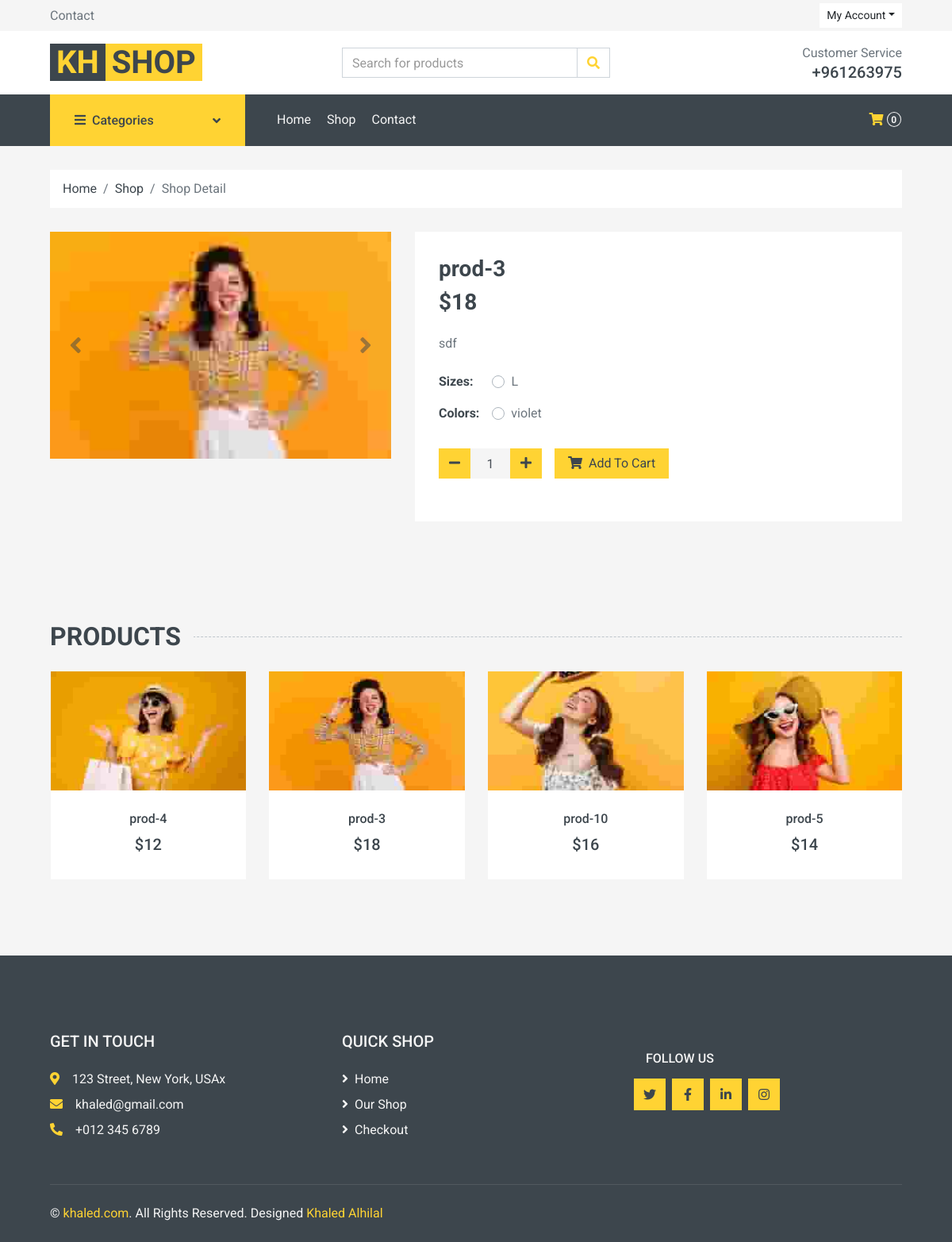
/khShop/detail.php?productId=127, run on the app's committed database.
### tables this page shows
CREATE TABLE `products` (
  `prod_id` int(10) UNSIGNED NOT NULL,
  `prod_name` varchar(255) NOT NULL,
  `cat_id` int(10) UNSIGNED NOT NULL,
  `prod_description` varchar(255) NOT NULL,
  `prod_price` int(11) NOT NULL,
  `size` varchar(255) NOT NULL,
  `color` varchar(255) NOT NULL
);

CREATE TABLE `images` (
  `image_id` int(10) UNSIGNED NOT NULL,
  `image_name` varchar(255) NOT NULL,
  `product_id` int(10) UNSIGNED NOT NULL
);

CREATE TABLE `footer` (
  `footer_id` int(10) UNSIGNED NOT NULL,
  `address` varchar(255) NOT NULL,
  `email` varchar(255) NOT NULL,
  `phone_number` varchar(255) NOT NULL
);

### class/DAL.class.php (called while the page is built, shortened)
<?php
class DAL
{
    public $serverName = "localhost";
    public $userName = "root";
    public $password = "";
    public $dbName = "ecommerce";
    public function getData($sql)
    {
        $conn = new mysqli($this->serverName, $this->userName, $this->password, $this->dbName);
        if ($conn->connect_error) {
            throw new Exception($conn->connect_error);
        } else {
            $result = $conn->query($sql);
            if (!$result) {
                throw new Exception($conn->error);
            } else {
                $result = $conn->query($sql);
                $results = $result->fetch_all(MYSQLI_ASSOC);
                return $results;
            }
        }
    }
}

### class/products.class.php (called while the page is built, shortened)
<?php
require('DAL.class.php');
class products extends DAL
{
    public function getAllFooter()
    {
        $sql = "SELECT *  FROM footer";
        return $this->getData($sql);
    }
    public function getAllProducts()
    {
        $sql = "SELECT prod_id, prod_name,cat_id,size,color, prod_description,  prod_price, categories.category_id, categories.category_name, images.image_id, images.image_name, images.product_id FROM `products` JOIN categories ON products.cat_id = categories.category_id left JOIN images on products.prod_id= images.product_id  GROUP BY  prod_id";
        return $this->getData($sql);
    }
    public function getAllProductsGroupByID($id)
    {
        $sql = "SELECT prod_id, prod_name,products.color,cat_id,size, prod_description,  prod_price, categories.category_id, categories.category_name, images.image_id, images.image_name, images.product_id FROM `products` JOIN categories ON products.cat_id = categories.category_id left JOIN images on products.prod_id= images.product_id WHERE products.prod_id = $id ";
        return $this->getData($sql);
    }
    public function getAllProductsGroupSize($id)
    {
        $sql = "SELECT prod_id, prod_name,products.color,cat_id,size, prod_description,  prod_price, categories.category_id, categories.category_name, images.image_id, images.image_name, images.product_id FROM `products` JOIN categories ON products.cat_id = categories.category_id left JOIN images on products.prod_id= images.product_id WHERE products.prod_id = $id Group by size";
        return $this->getData($sql);
    }
    public function getAllProductsGroupColor($id)
    {
        $sql = "SELECT prod_id, prod_name,products.color,cat_id,size, prod_description,  prod_price, categories.category_id, categories.category_name, images.image_id, images.image_name, images.product_id FROM `products` JOIN categories ON products.cat_id = categories.category_id left JOIN images on products.prod_id= images.product_id WHERE products.prod_id = $id Group by color";
        return $this->getData($sql);
    }
}

### khShop/detail.php (the view, shortened to what this page needs)
<?php require('common/header.php'); ?>
<?php
$allProducts = $products->getAllProductsGroupByID($_GET['productId']);
$allProductsBySize = $products->getAllProductsGroupSize($_GET['productId']);
$allProductsByColors = $products->getAllProductsGroupColor($_GET['productId']);
$mightLikeProduct = $products->getAllProducts();
?>
<body>
    <?php require('common/navbar.php'); ?>
    <div class="container-fluid">
        <div class="row px-xl-5">
            <div class="col-12">
                <nav class="breadcrumb bg-light mb-30">
                    <a class="breadcrumb-item text-dark" href="index.php">Home</a>
                    <a class="breadcrumb-item text-dark" href="shop.php">Shop</a>
                    <span class="breadcrumb-item active">Shop Detail</span>
                </nav>
            </div>
        </div>
    </div>
    <div class="container-fluid pb-5">
        <div class="row px-xl-5">
            <div class="col-lg-5 mb-30">
                <div id="product-carousel" class="carousel slide" data-ride="carousel">
                    <div class="carousel-inner bg-light">
                        <?php foreach ($allProducts as $k => $prod) { ?>
                            <div class="carousel-item <?php echo ($k == 0) ? 'active' : ''; ?>">
                                <img class="w-100 h-100" src="../assets/img/products/<?php echo $prod['image_name'] ?>" alt="Image">
                            </div>
                        <?php } ?>
                    </div>
                    <a class="carousel-control-prev" href="#product-carousel" data-slide="prev">
                        <i class="fa fa-2x fa-angle-left text-dark"></i>
                    </a>
                    <a class="carousel-control-next" href="#product-carousel" data-slide="next">
                        <i class="fa fa-2x fa-angle-right text-dark"></i>
                    </a>
                </div>
            </div>
            <div class="col-lg-7 h-auto mb-30">
                <div class="h-100 bg-light p-30">
                    <h3><?php echo $allProducts[0]['prod_name'] ?></h3>
                    <h3 class="font-weight-semi-bold mb-4">$<?php echo $allProducts[0]['prod_price']  ?></h3>
                    <p class="mb-4"><?php echo $allProducts[0]['prod_description'] ?></p>
                    <div class="d-flex mb-3">
                        <strong class="text-dark mr-3">Sizes:</strong>
                        <form>
                            <?php foreach ($allProductsBySize as $k => $prod) { ?>
                                <div class="custom-control custom-radio custom-control-inline">
                                    <label class="custom-control-label mr-4 ml-2" for="size-<?php echo $k ?>">
                                        <?php echo strtoupper($prod['size']); ?>
                                    </label>
                                </div>
                            <?php } ?>
                        </form>
                    </div>
                    <div class="d-flex mb-4">
                        <strong class="text-dark mr-3">Colors:</strong>
                        <form>
                            <?php foreach ($allProductsByColors as $k => $prod) { ?>
                                <div class="custom-control custom-radio custom-control-inline">
                                    <label class="custom-control-label" for="color-<?php echo $k ?>"><?php echo $prod['color'] ?></label>
                                </div>
                            <?php } ?>
                        </form>
                    </div>
                    <div class="d-flex align-items-center mb-4 pt-2">
                        <div class="input-group quantity mr-3" style="width: 130px;">
                            <div class="input-group-btn">
                                <button class="btn btn-primary btn-minus" onclick="decrement()">
                                    <i class="fa fa-minus"></i>
                                </button>
                            </div>
                            <input type="text" class="form-control bg-secondary border-0 text-center" id="qty" value="1">
                            <div class="input-group-btn">
                                <button class="btn btn-primary btn-plus" onclick="increment()">
                                    <i class="fa fa-plus"></i>
                                </button>
                            </div>
                        </div>
                        <button class="btn btn-primary px-3 add-to-cart" id="incrementButton" data-id="<?php echo $_GET['productId']; ?>" onclick="addToCart()">
                            <i class="fa fa-shopping-cart mr-1"></i> Add To Cart
                        </button>
                    </div>
                </div>
            </div>
        </div>
    </div>
    <div class="container-fluid py-5">
        <h2 class="section-title position-relative text-uppercase mx-xl-5 mb-4"><span class="bg-secondary pr-3">Products</span></h2>
        <div class="row px-xl-5">
            <div class="col">
                <div class="owl-carousel related-carousel">
                    <?php foreach ($mightLikeProduct as $k => $prod) { ?>
                        <div class="product-item bg-light">
                            <div class="product-img position-relative overflow-hidden">
                                <a href="detail.php?productId=<?php echo $prod['prod_id'] ?>">
                                    <img class="img-fluid w-100" style="width:100% !important; height:150px !important;" src="../assets/img/products/<?php echo $prod['image_name'] ?>" alt="">
                                </a>
                            </div>
                            <div class="text-center py-4">
                                <a class="h6 text-decoration-none text-truncate" href="detail.php"><?php echo $prod['prod_name'] ?></a>
                                <div class="d-flex align-items-center justify-content-center mt-2">
                                    <h5>$<?php echo $prod['prod_price'] ?></h5>
                                </div>
                            </div>
                        </div>
                    <?php } ?>
                </div>
            </div>
        </div>
    </div>
    <?php require('common/footer.php'); ?>
    <link rel="stylesheet" href="https://cdn.jsdelivr.net/npm/sweetalert2@10">
</body>
</html>

### khShop/common/footer.php (shortened to what this page needs)
<?php $footer = $products->getAllFooter();
  ?>
<div class="container-fluid bg-dark text-secondary mt-5 pt-5">
    <div class="row px-xl-5 pt-5">
        <div class="col-lg-4 col-md-12 mb-5 pr-3 pr-xl-5">
            <h5 class="text-secondary text-uppercase mb-4">Get In Touch</h5>
            <p class="mb-2"><i class="fa fa-map-marker-alt text-primary mr-3"></i><?php echo $footer[0]['address'] ?></p>
            <p class="mb-2"><i class="fa fa-envelope text-primary mr-3"></i><?php echo $footer[0]['email'] ?></p>
            <p class="mb-0"><i class="fa fa-phone-alt text-primary mr-3"></i><?php echo $footer[0]['phone_number'] ?></p>
        </div>
        <div class="col-lg-8 col-md-12">
            <div class="row">
                <div class="col-lg col-md-4 mb-5">
                    <h5 class="text-secondary text-uppercase mb-4">Quick Shop</h5>
                    <div class="d-flex flex-column justify-content-start">
                        <a class="text-secondary mb-2" href="index.php"><i class="fa fa-angle-right mr-2"></i>Home</a>
                        <a class="text-secondary mb-2" href="shop.php"><i class="fa fa-angle-right mr-2"></i>Our Shop</a>
                        <a class="text-secondary mb-2" href="checkout.php"><i class="fa fa-angle-right mr-2"></i>Checkout</a>
                    </div>
                </div>
                <div class="col-lg col-md-4 mb-5 ">
                    <h6 class="col-lg text-end text-secondary text-uppercase mt-4 mb-3">Follow Us</h6>
                    <div class="d-flex align-items-right">
                        <a class="btn btn-primary btn-square mr-2 text-right" href="#"><i class="fab fa-twitter"></i></a>
                        <a class="btn btn-primary btn-square mr-2 text-right" href="#"><i class="fab fa-facebook-f"></i></a>
                        <a class="btn btn-primary btn-square mr-2 text-right" href="#"><i class="fab fa-linkedin-in"></i></a>
                        <a class="btn btn-primary btn-square text-right" href="#"><i class="fab fa-instagram"></i></a>
                    </div>
                </div>
            </div>
        </div>
    </div>
    <div class="row border-top mx-xl-5 py-4" style="border-color: rgba(256, 256, 256, .1) !important;">
        <div class="col-md-6 px-xl-0">
            <p class="mb-md-0 text-center text-md-left text-secondary">
                &copy; <a class="text-primary" href="#">khaled.com</a>. All Rights Reserved. Designed
                <span class="text-primary">Khaled Alhilal</span>
            </p>
        </div>
    </div>
</div>

### data on the page
products: images.image_name (picture), prod_name "prod-3", prod_price "18", prod_description "sdf", size "L", color "violet"
products: images.image_name (picture), prod_name "prod-4", prod_price "12"
products: images.image_name (picture), prod_name "prod-10", prod_price "16"
products: images.image_name (picture), prod_name "prod-5", prod_price "14"
footer: address "123 Street, New York, USAx", email "khaled@gmail.com", phone_number "+012 345 6789"
